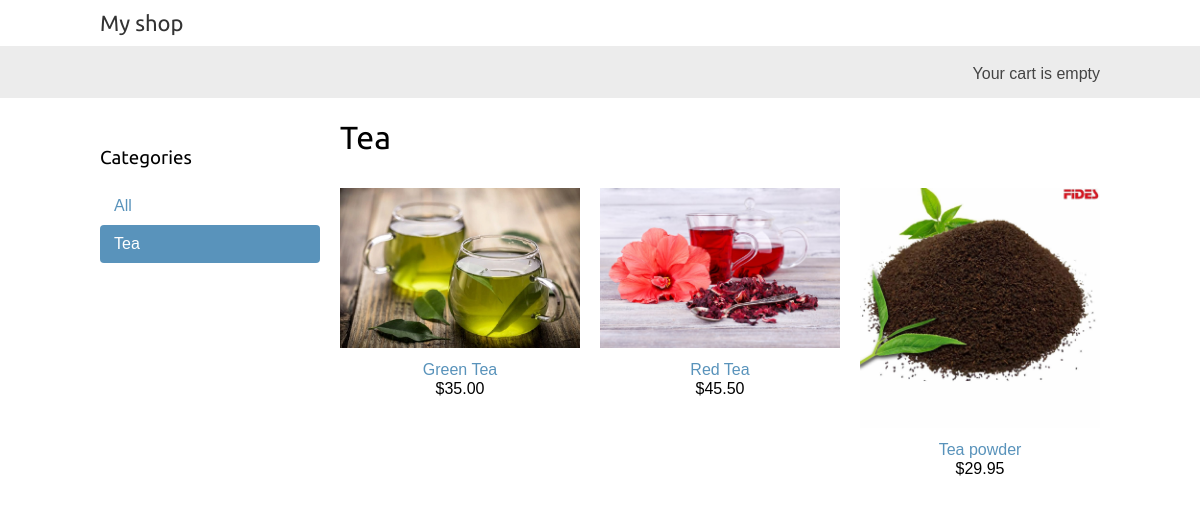
Page /tea/ on the committed database.
### shop_app/models.py (models this page shows, shortened)
class Category(models.Model):
    name = models.CharField(max_length=200)
    slug = models.SlugField(max_length=200, unique=True)
    def get_absolute_url(self):
        return reverse('shop_app:product_list_by_category', args=[self.slug])
    class Meta:
        ordering = ['name']
        indexes = [
            models.Index(fields=['name'])
        ]
        verbose_name = 'category'
        verbose_name_plural = 'categories'

class Product(models.Model):
    category = models.ForeignKey(Category, related_name='products', on_delete=models.CASCADE)
    name = models.CharField(max_length=200)
    slug = models.SlugField(max_length=200)
    image = models.ImageField(upload_to='products/%Y/%m/%d', blank=True)
    description = models.TextField(blank=True)
    price = models.DecimalField(max_digits=10, decimal_places=2)
    available = models.BooleanField(default=True)
    created = models.DateTimeField(auto_now_add=True)
    update = models.DateTimeField(auto_now=True)
    def get_absolute_url(self):
        return reverse('shop_app:product_detail', args=[self.id, self.slug])
    class Meta:
        ordering = ['name']
        indexes = [
            models.Index(fields=['id', 'slug']),
            models.Index(fields=['name']),
            models.Index(fields=['created']),
        ]

### shop_app/views.py (the view)
# urls.py: path('', views.product_list, name='product_list'),
def product_list(request, category_slug=None):
    category = None
    categories = Category.objects.all()
    products = Product.objects.filter(available=True)
    if category_slug:
        category = get_object_or_404(Category, slug=category_slug)
        products = products.filter(category=category)
    return render(request, 'shop_app/product/list.html',
                  {'category': category, 'categories': categories, 'products': products})

### shop_app/templates/shop_app/product/list.html (shortened to what this page needs)
{% extends 'shop_app/base.html' %}
{% load static %}
{% block content %}
<div id="sidebar">
    <h3>Categories</h3>
    <ul>
        <li {% if not category %}class="selected" {% endif %}>
            <a href="{% url "shop_app:product_list" %}">All</a>
        </li>
        {% for c in categories %}
        <li {% if category.slug == c.slug %}class="selected"
            {% endif %}>
            <a href="{{ c.get_absolute_url }}">{{ c.name }}</a>
        </li>
        {% endfor %}
    </ul>
</div>
<div id="main" class="product-list">
    <h1>{% if category %}{{ category.name }}{% else %}Products
        {% endif %}</h1>
    {% for product in products %}
    <div class="item">
        <a href="{{ product.get_absolute_url }}">
            <img src="{% if product.image %}{{ product.image.url }}{% else %}{% static " img/no_image.png" %}{% endif %}">
        </a>
        <a href="{{ product.get_absolute_url }}">{{ product.name }}</a>
        <br>
        ${{ product.price }}
    </div>
    {% endfor %}
</div>
{% endblock %}

### shop_app/static/css/base.css (style rules this page uses)
body { margin:0; padding:0; font-family:helvetica, sans-serif; }
h1, h2, h3, h4, h5 , h6 { font-family: 'Ubuntu', sans-serif; font-weight:normal; }
a { text-decoration:none; color:#5993bb; }
#sidebar { width:220px; padding:30px 20px 0 0; float:left; }
#sidebar ul { margin:0; padding:0; }
#sidebar ul li { margin:0; list-style:none; padding:10px 14px; }
#sidebar ul li a { display:block; }
#sidebar ul li.selected { background:#5993bb; border-radius:4px; }
#sidebar ul li.selected a { color:#fff; }
#main { float:left; width: 96%; margin-right:-220px; overflow:hidden; }
.product-list .item { width:25%; padding:10px 20px 10px 0; float:left; text-align:center; line-height:1.2; }
.product-list .item img { width:100%; margin-bottom:8px; }

### rows in the picture
Category: name "Tea"
Product: image (picture), name "Green Tea", price "35.00"
Product: image (picture), name "Red Tea", price "45.50"
Product: image (picture), name "Tea powder", price "29.95"
